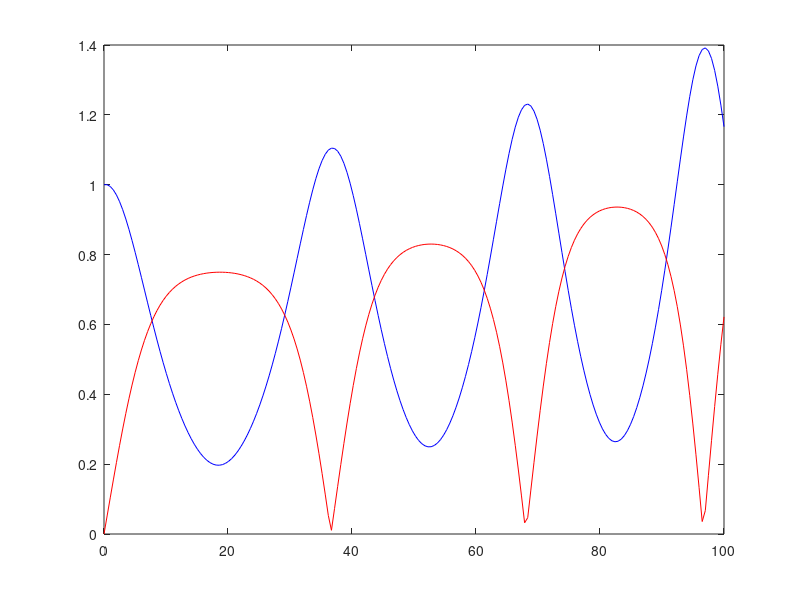

MATLAB code to generate this figure:
t = linspace(0, 100, 200);
a = 1;
F = zeros(1,200);
S = zeros(1,200);
F(1) = (1 + i)/sqrt(2);
gamma = 0.1;

for c=1:199
    Fk1 = -gamma*S(c)*conj(F(c));
    Fk2 = -gamma*(S(c) + a*Fk1/2)*conj(F(c) + a*Fk1/2);
    Fk3 = -gamma*(S(c) + a*Fk2/2)*conj(F(c) + a*Fk2/2);
    Fk4 = -gamma*(S(c) + a*Fk3)*conj(F(c) + a*Fk3);
    F(c+1) = F(c) + a*(Fk1 + 2*Fk2 + 2*Fk3 + Fk4)/6;
    Sk1 = 0.5*gamma*(F(c))^2;
    Sk2 = 0.5*gamma*(F(c) + a*Sk1/2)^2;
    Sk3 = 0.5*gamma*(F(c) + a*Sk2/2)^2;
    Sk4 = 0.5*gamma*(F(c) + a*Sk3)^2;
    S(c+1) = S(c) + a*(Sk1 + 2*Sk2 + 2*Sk3 + Sk4)/6;
end

plot(t, abs(F), 'b-', t, abs(S), 'r-')